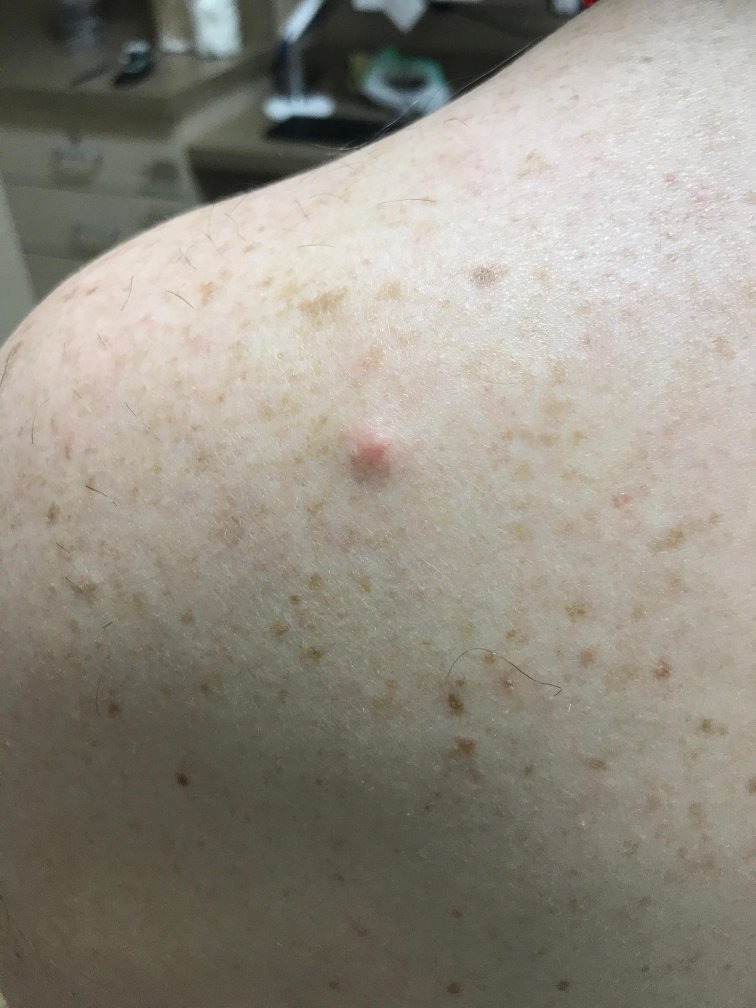
#> input picture images3/s-prd-408860691.jpg, 3024 x 4032 px (shown at 1/4 size); its folder holds only this picture in this run
$ python standardize_image.py
#> lines starting #> are read from the running program, lines starting #| are printed output that depends on the picture
import os
import cv2
import numpy as np
from tqdm import tqdm

input_folders = ['images3']
output_base_folder = 'standardized_images'
os.makedirs(output_base_folder, exist_ok=True)

# Define standard size
standard_size = (700, 700)

def standardize_image_with_padding(image_path, output_path, size):
    # Read the image
#> called with image_path = 'images3/s-prd-408860691.jpg', size = (700, 700)
    image = cv2.imread(image_path)
#> image is the input picture: shape (4032, 3024, 3); mean B, G, R 131, 141.7, 146.6
    if image is None:
        print(f"Could not read image {image_path}. Skipping.")
        return
    # Convert to RGB (if using cv2)
    image = cv2.cvtColor(image, cv2.COLOR_BGR2RGB)
    # Get current size
    h, w = image.shape[:2]
#> h = 4032; w = 3024
    # Compute scaling factors
    scale = min(size[0] / h, size[1] / w)
#> scale = 0.174
    # Resize while maintaining aspect ratio
    new_w, new_h = int(w * scale), int(h * scale)
#> new_w = 525; new_h = 700
    resized_image = cv2.resize(image, (new_w, new_h))
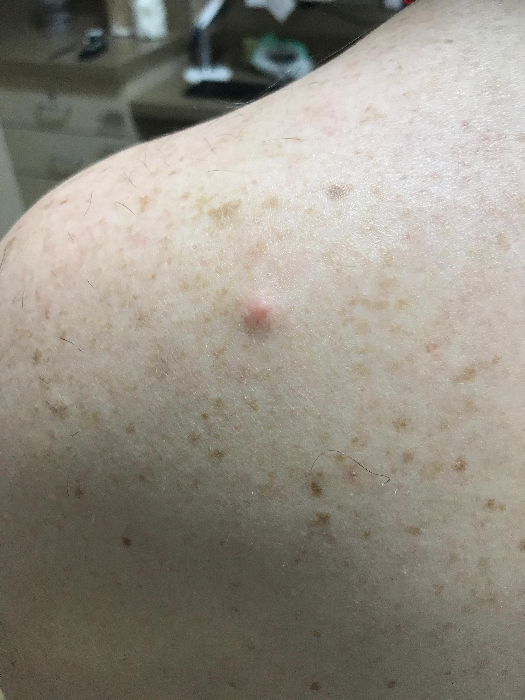
#> resized_image: shape (700, 525, 3); mean R, G, B 146.5, 141.6, 130.9

    # Create a new image with the target size and pad the resized image into the center
    pad_image = np.ones((size[0], size[1], 3), dtype=np.uint8) * 255  # Use white padding
    pad_image[(size[0] - new_h) // 2:(size[0] - new_h) // 2 + new_h,
              (size[1] - new_w) // 2:(size[1] - new_w) // 2 + new_w, :] = resized_image
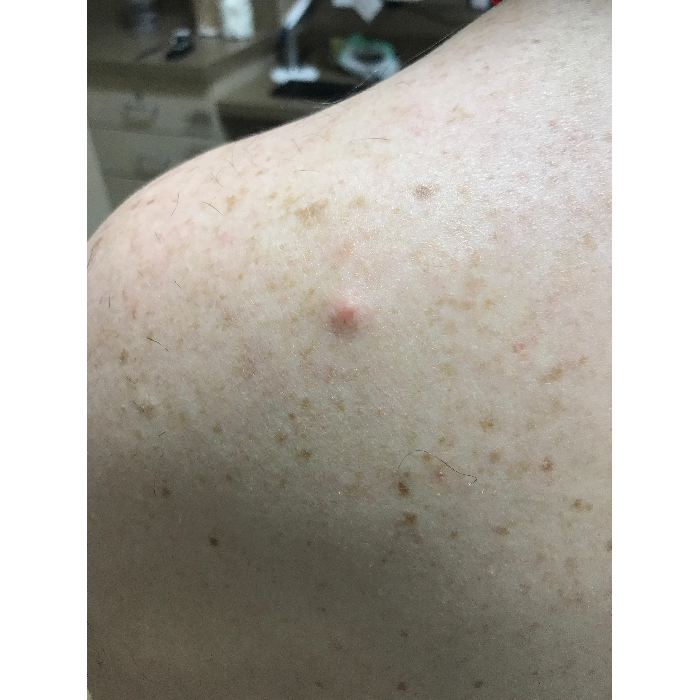
#> pad_image: shape (700, 700, 3); mean R, G, B 173.6, 170, 161.9

    # Save the padded image
    pad_image = pad_image / 255.0  # Normalize if needed
    cv2.imwrite(output_path, pad_image * 255)  # convert back to 0-255 before saving

for folder in input_folders:
    output_folder = os.path.join(output_base_folder, folder)
    os.makedirs(output_folder, exist_ok=True)

    # Get list of images in the folder
    image_files = [f for f in os.listdir(folder) if f.endswith(('.png', '.jpg', '.jpeg'))]

    for image_file in tqdm(image_files, desc=f"Processing {folder}"):
        input_path = os.path.join(folder, image_file)
        output_path = os.path.join(output_folder, image_file)
        standardize_image_with_padding(input_path, output_path, standard_size)

print("Image standardization with padding complete.")

$ run again, on images3/s-prd-418875785.jpg
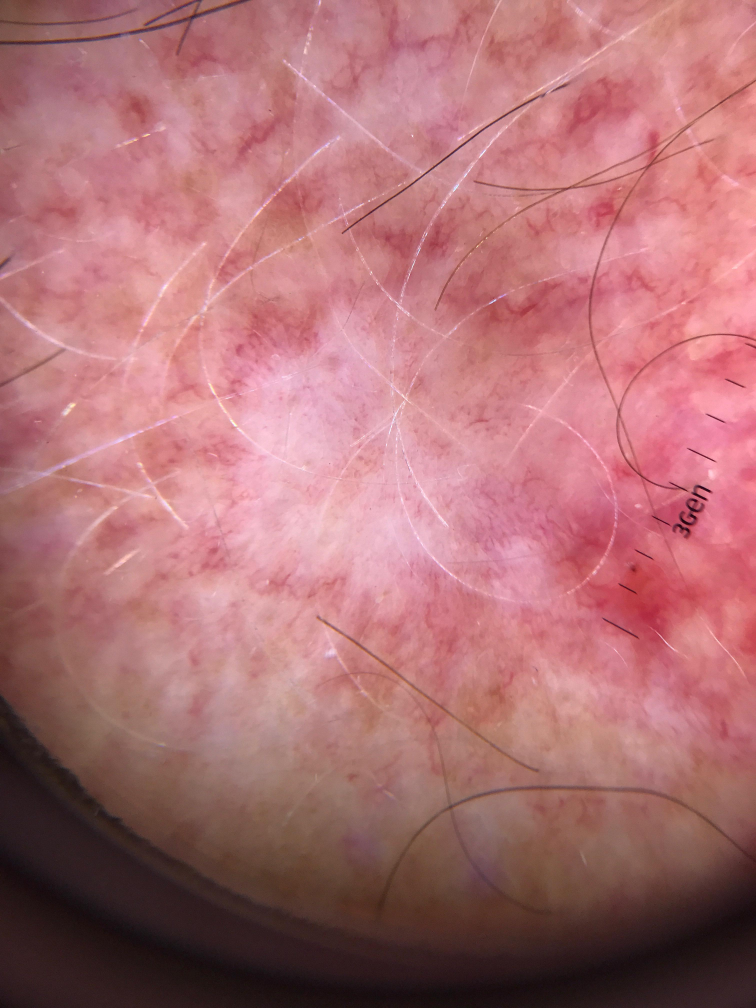
#> input picture images3/s-prd-418875785.jpg, 3024 x 4032 px (shown at 1/4 size)
#> in standardize_image_with_padding, image is the input picture: shape (4032, 3024, 3); mean B, G, R 115.7, 112.1, 173.5
#> in standardize_image_with_padding, `resized_image = cv2.resize(image, (new_w, new_h))`:
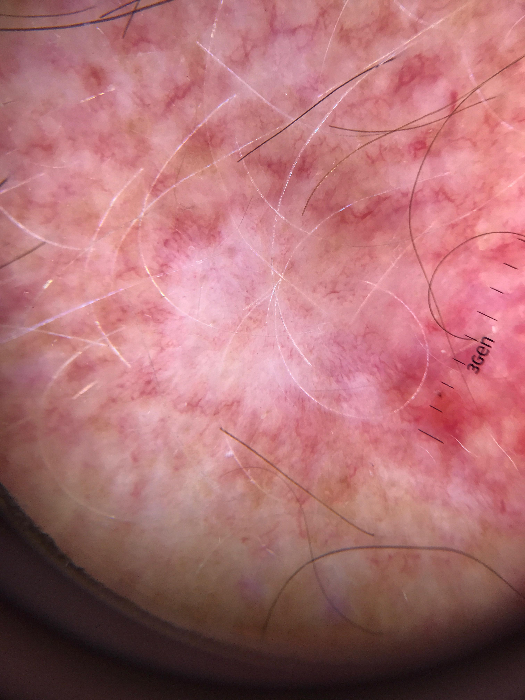
#> resized_image: shape (700, 525, 3); mean R, G, B 173.4, 112, 115.6
#> in standardize_image_with_padding, `pad_image[(size[0] - new_h) // 2:(size[0] - new_h) // 2 + new_h, (size..`:
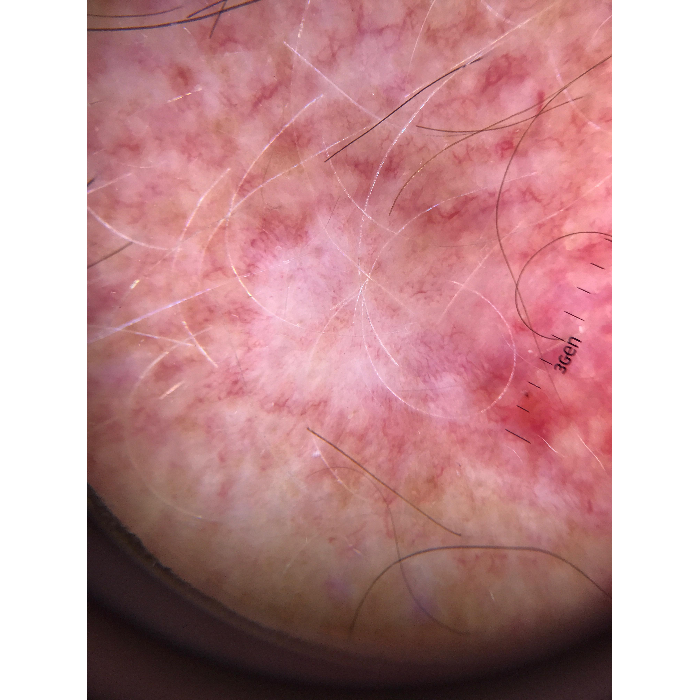
#> pad_image: shape (700, 700, 3); mean R, G, B 193.8, 147.8, 150.4

$ run again, on images3/s-prd-421312871.jpeg
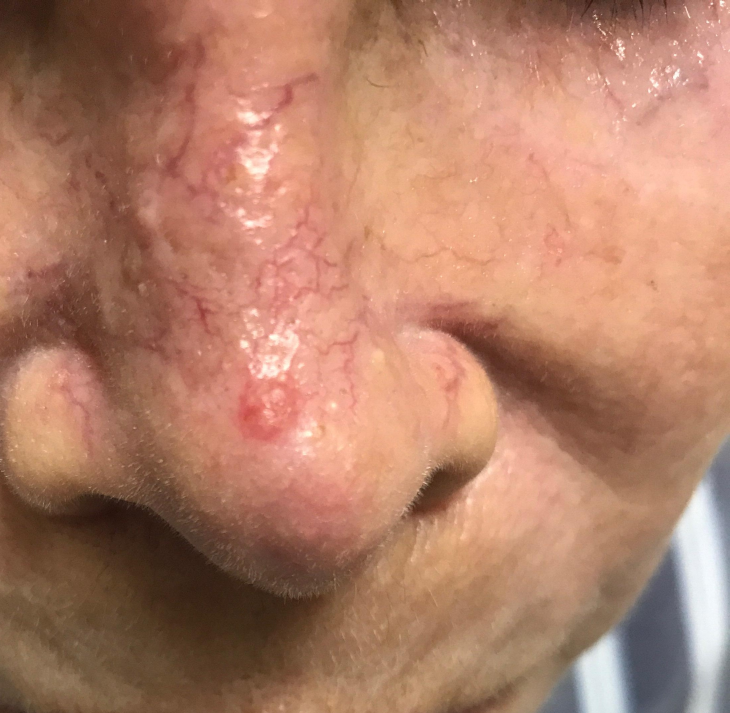
#> input picture images3/s-prd-421312871.jpeg, 2189 x 2139 px (shown at 1/3 size)
#> in standardize_image_with_padding, image is the input picture: shape (2139, 2189, 3); mean B, G, R 104, 127.1, 177.7
#> in standardize_image_with_padding, `resized_image = cv2.resize(image, (new_w, new_h))`:
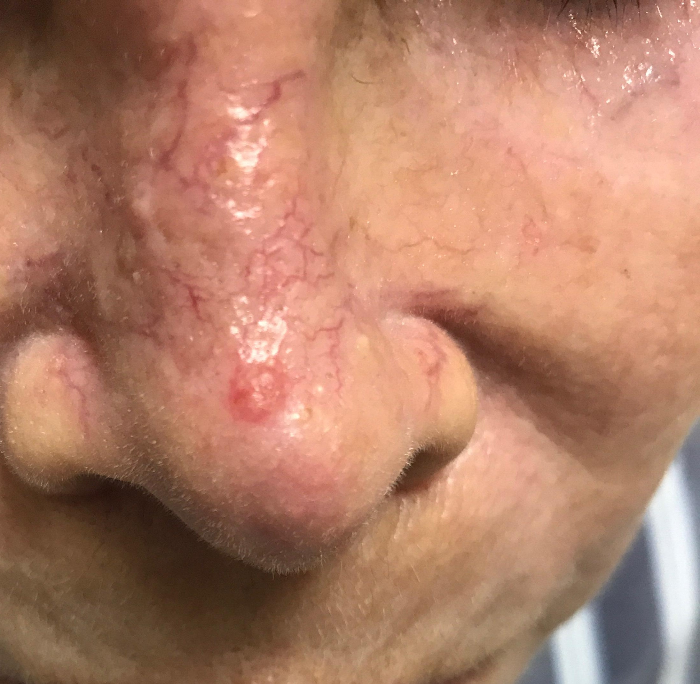
#> resized_image: shape (684, 700, 3); mean R, G, B 177.5, 127, 103.9
#> in standardize_image_with_padding, `pad_image[(size[0] - new_h) // 2:(size[0] - new_h) // 2 + new_h, (size..`:
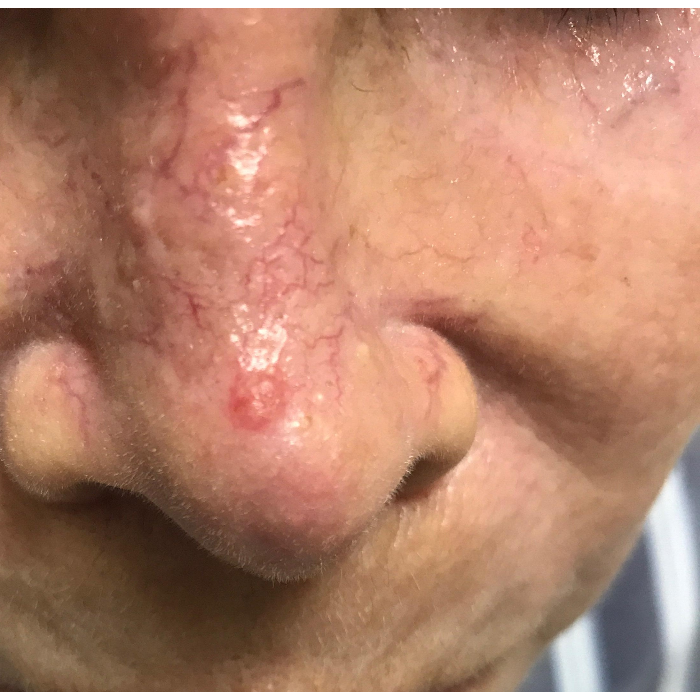
#> pad_image: shape (700, 700, 3); mean R, G, B 179.3, 129.9, 107.4

$ run again, on images3/s-prd-426600033.jpeg
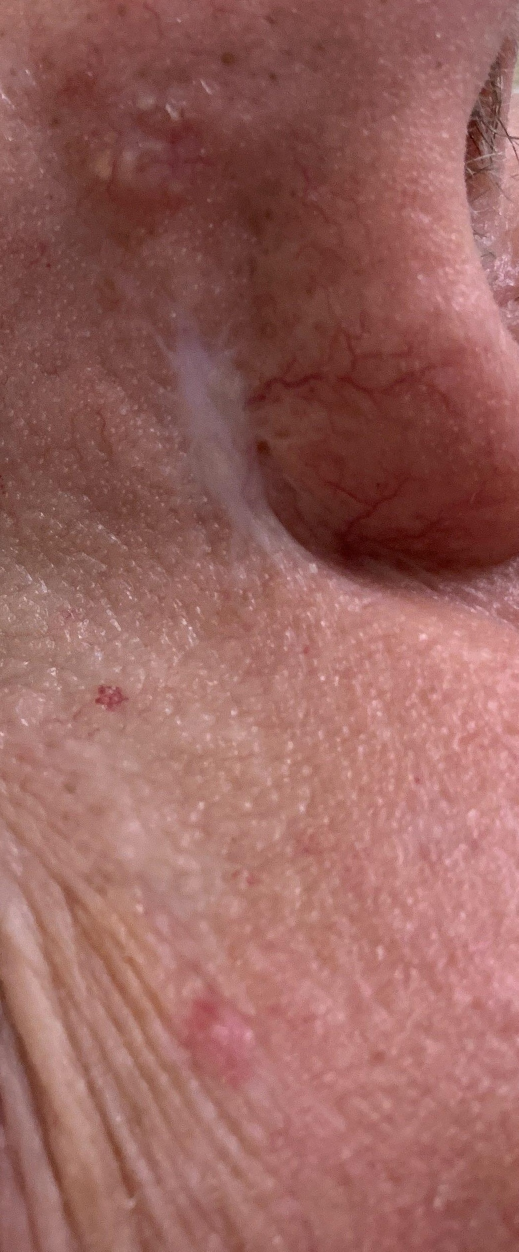
#> input picture images3/s-prd-426600033.jpeg, 1037 x 2503 px (shown at 1/2 size)
#> in standardize_image_with_padding, image is the input picture: shape (2503, 1037, 3); mean B, G, R 94.8, 100.1, 152.9
#> in standardize_image_with_padding, `resized_image = cv2.resize(image, (new_w, new_h))`:
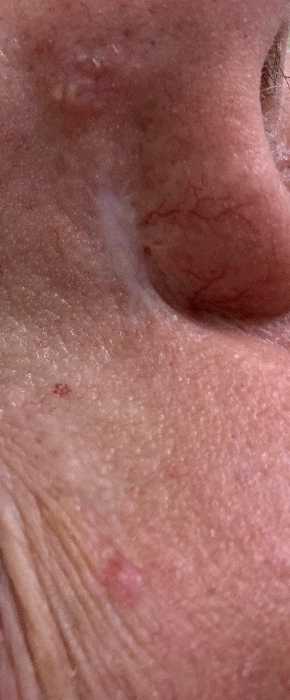
#> resized_image: shape (700, 290, 3); mean R, G, B 152.8, 100, 94.7
#> in standardize_image_with_padding, `pad_image[(size[0] - new_h) // 2:(size[0] - new_h) // 2 + new_h, (size..`:
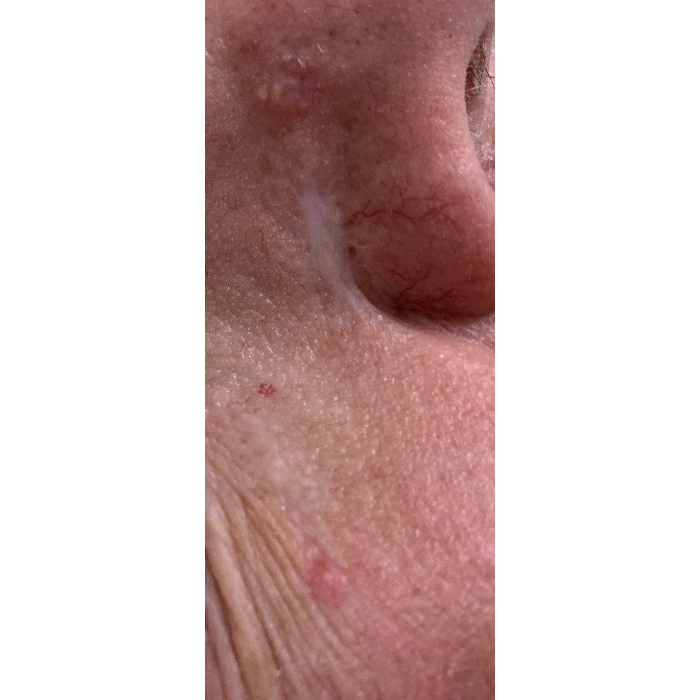
#> pad_image: shape (700, 700, 3); mean R, G, B 212.6, 190.8, 188.6

$ run again, on images3/s-prd-408926091.jpg
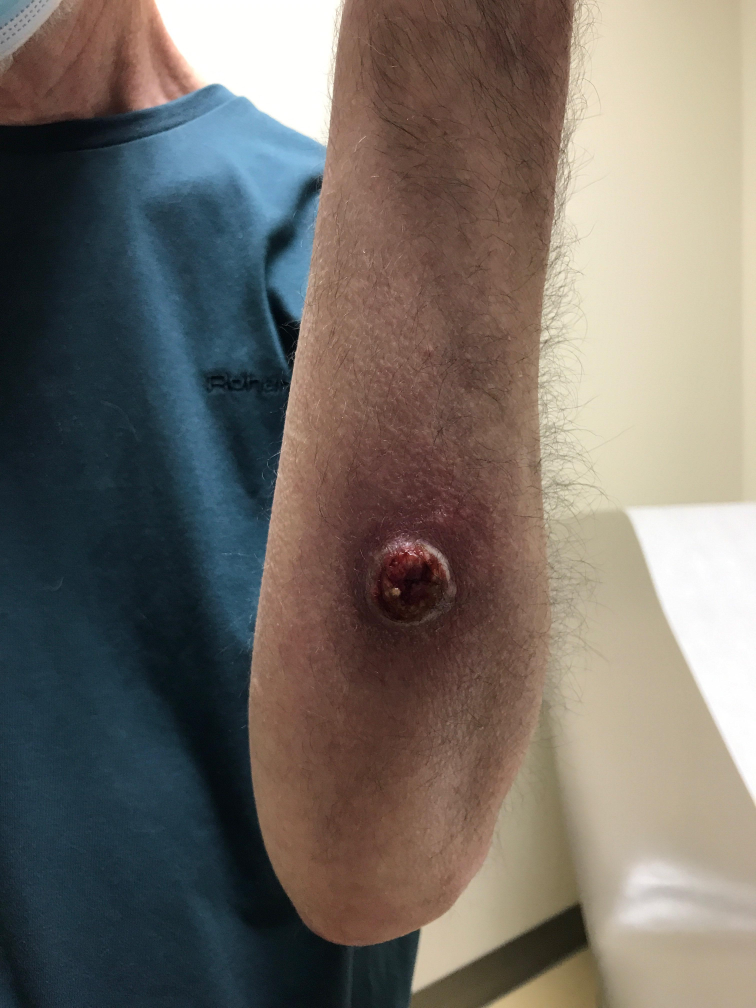
#> input picture images3/s-prd-408926091.jpg, 3024 x 4032 px (shown at 1/4 size)
#> in standardize_image_with_padding, image is the input picture: shape (4032, 3024, 3); mean B, G, R 102.9, 109.9, 116.5
#> in standardize_image_with_padding, `resized_image = cv2.resize(image, (new_w, new_h))`:
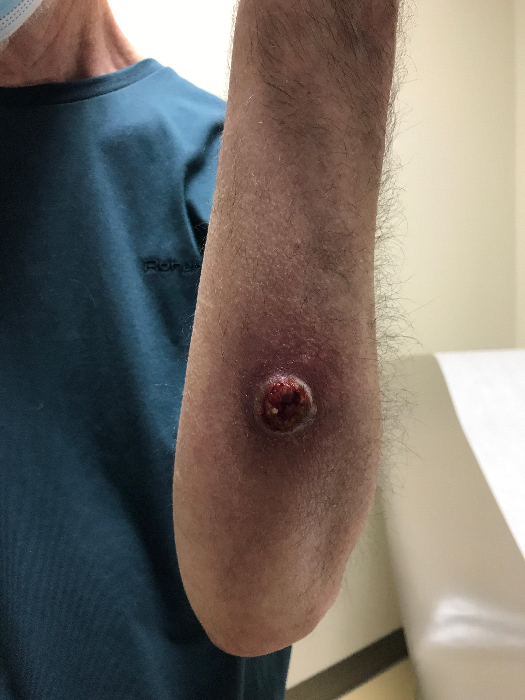
#> resized_image: shape (700, 525, 3); mean R, G, B 116.4, 109.8, 102.8
#> in standardize_image_with_padding, `pad_image[(size[0] - new_h) // 2:(size[0] - new_h) // 2 + new_h, (size..`:
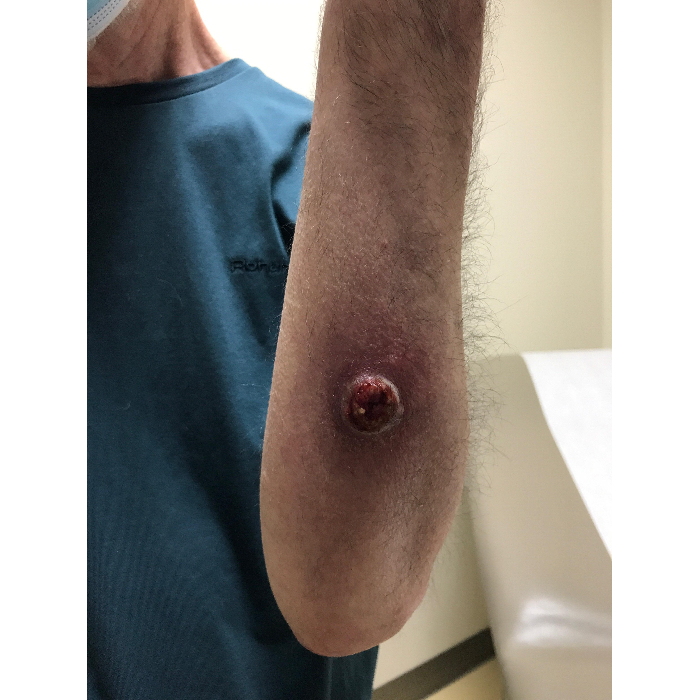
#> pad_image: shape (700, 700, 3); mean R, G, B 151.1, 146.1, 140.8
